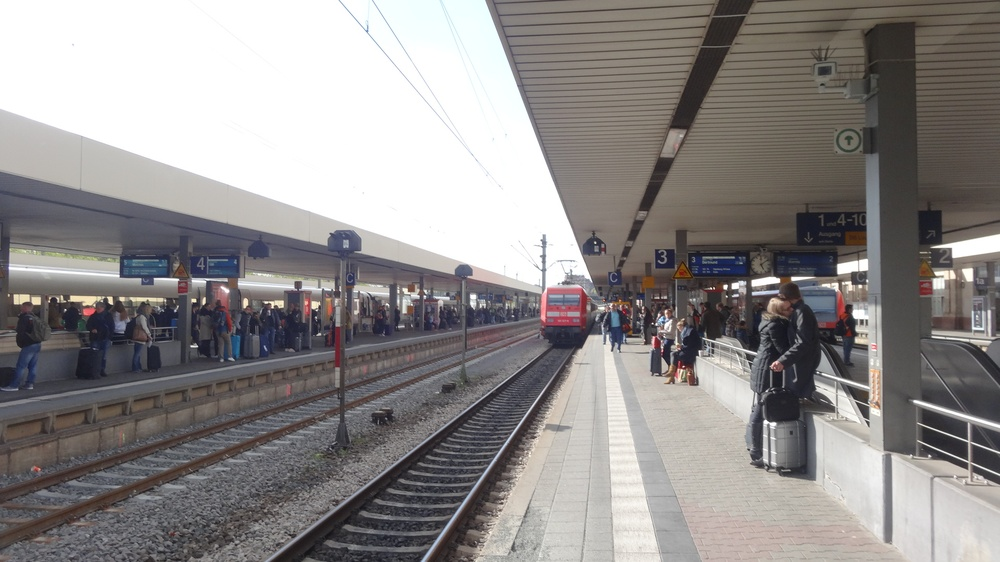
//> input picture ccv/sheet3/DSC09506.JPG, 1000 x 562 px, shrunk from 1920 x 1080 before the run
$ ./exercise3 DSC09506.JPG   (built with g++ and OpenCV 4)
//> lines starting //> are read from the running program, lines starting //| are printed output that depends on the picture
#include <opencv2/opencv.hpp>

int main(int argc, char** argv ) {
  if ( argc != 2 )
  {
    printf("usage: <Image_Path>\n");
    return -1;
  }

  cv::Mat image;
  image = cv::imread(argv[1], cv::ImreadModes::IMREAD_COLOR);
//> image is the input picture: 562 rows x 1000 cols, CV_8UC3; mean B, G, R 138.4, 139.3, 143
  cv::Mat image_gray;
  cv::cvtColor(image, image_gray, cv::COLOR_BGR2GRAY);
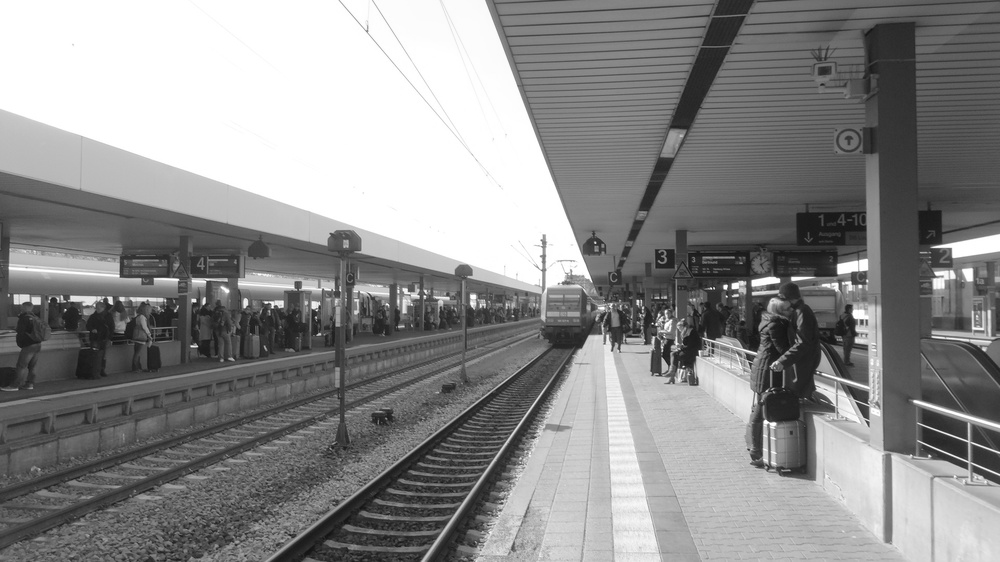
//> image_gray: 562 rows x 1000 cols, CV_8UC1; min 18, max 255, mean 140.3
  cv::Mat image_float;
  image_gray.convertTo(image_float, CV_32F);
  cv::Mat image_write;

  cv::Mat G_1;
  cv::Mat G_2;
  cv::GaussianBlur(image_float, G_1, cv::Size(3, 3), 3, 3, cv::BORDER_CONSTANT);
  cv::GaussianBlur(image_float, G_2, cv::Size(3, 3), 11, 11, cv::BORDER_CONSTANT);
  cv::Mat image_filtered = G_1 - G_2;
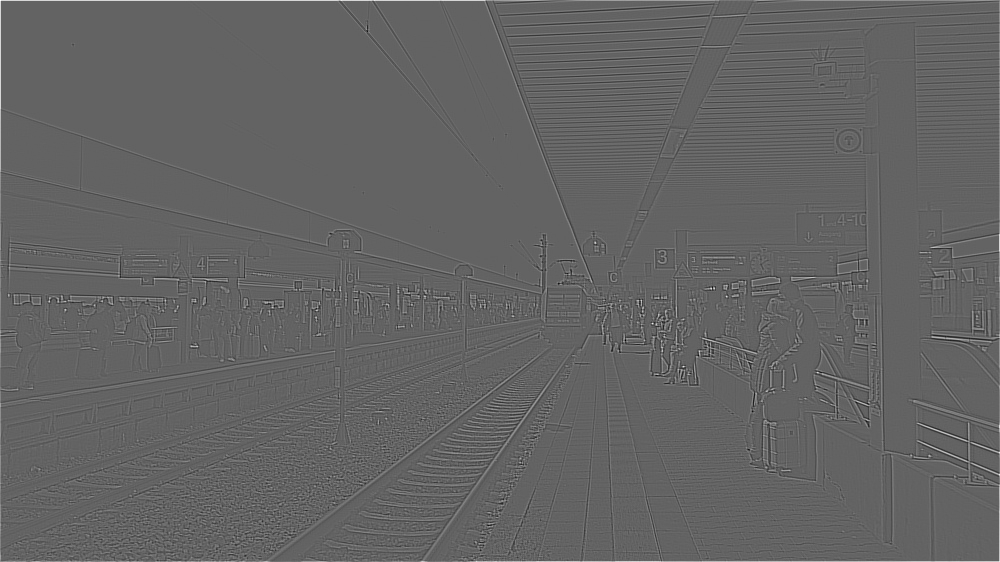
//> image_filtered: 562 rows x 1000 cols, CV_32FC1; min -1.26, max 1.97, mean 0.00458; drawn with min black and max white

  cv::imshow("Filtered (3 - 11)", image_filtered);
  image_write = image_filtered * 255;
  cv::imwrite("Filter-3-11.jpg", image_write);
  cv::waitKey(0);

  cv::GaussianBlur(image_float, G_1, cv::Size(3, 3), 3, 3, cv::BORDER_CONSTANT);
  cv::GaussianBlur(image_float, G_2, cv::Size(3, 3), 7, 7, cv::BORDER_CONSTANT);
  image_filtered = G_1 - G_2;

  cv::imshow("Filtered (3 - 7)", image_filtered);
  image_write = image_filtered * 255;
  cv::imwrite("Filter-3-7.jpg", image_write);
  cv::waitKey(0);

  cv::GaussianBlur(image_float, G_1, cv::Size(3, 3), 5, 5, cv::BORDER_CONSTANT);
  cv::GaussianBlur(image_float, G_2, cv::Size(3, 3), 7, 7, cv::BORDER_CONSTANT);
  image_filtered = G_1 - G_2;

  cv::imshow("Filtered (5 - 7)", image_filtered);
  image_write = image_filtered * 255;
  cv::imwrite("Filter-5-7.jpg", image_write);
  cv::waitKey(0);

  cv::GaussianBlur(image_float, G_1, cv::Size(3, 3), 11, 11, cv::BORDER_CONSTANT);
  cv::GaussianBlur(image_float, G_2, cv::Size(3, 3), 3, 3, cv::BORDER_CONSTANT);
  image_filtered = G_1 - G_2;
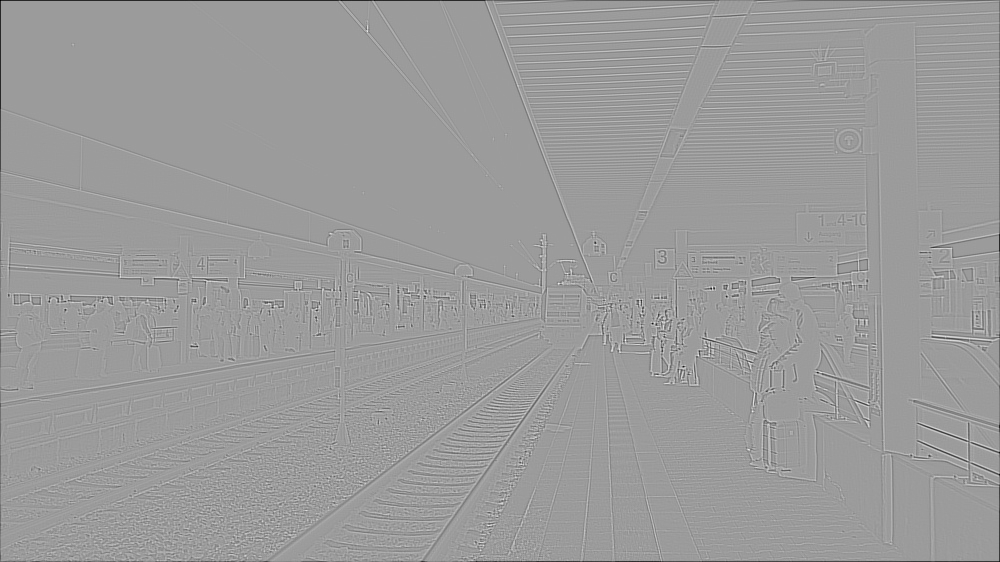
//> image_filtered: 562 rows x 1000 cols, CV_32FC1; min -1.97, max 1.26, mean -0.00458; drawn with min black and max white
  image_float.convertTo(image_gray, CV_8U);

  cv::imshow("Filtered (11 - 3)", image_filtered);
  image_write = image_filtered * 255;
  cv::imwrite("Filter-11-3.jpg", image_write);
  cv::waitKey(0);

  cv::GaussianBlur(image_float, G_1, cv::Size(3, 3), 9, 9, cv::BORDER_CONSTANT);
  cv::GaussianBlur(image_float, G_2, cv::Size(3, 3), 5, 5, cv::BORDER_CONSTANT);
  image_filtered = G_1 - G_2;

  cv::imshow("Filtered (9 - 5)", image_filtered);
  image_write = image_filtered * 255;
  cv::imwrite("Filter-9-5.jpg", image_write);
  cv::waitKey(0);
}
